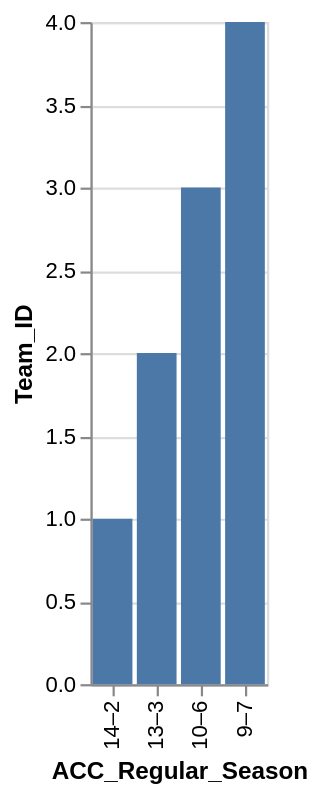

Here is the Vega-Lite specification saved for this chart:
### Vega-Lite specification from a JSON file in a GitHub repository (floating-point values rounded to 4 significant figures)
{"data": {"values": [{"x_data": "14–2", "y_data": 1}, {"x_data": "13–3", "y_data": 2}, {"x_data": "10–6", "y_data": 3}, {"x_data": "9–7", "y_data": 4}]}, "mark": "bar", "encoding": {"x": {"field": "x_data", "type": "nominal", "title": "ACC_Regular_Season", "sort": {"op": "sum", "field": "y_data", "order": "ascending"}}, "y": {"field": "y_data", "type": "quantitative", "title": "Team_ID"}}}
